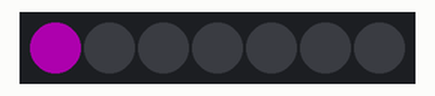
A sketch run on a simulated Arduino Uno, built with avr-gcc and run on an emulated ATmega328P. Parts: 7 RGB LEDs in strip order, left to right. Dim RGB values are drawn brighter than linear.

Above: at 0.01 s.
At 0.46 s:
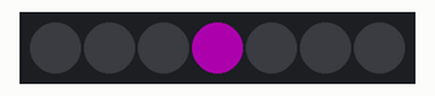
At 0.92 s:
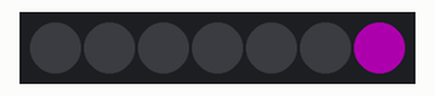
Timing chart, 0 to 40.0 s (numbered marks = the images above):
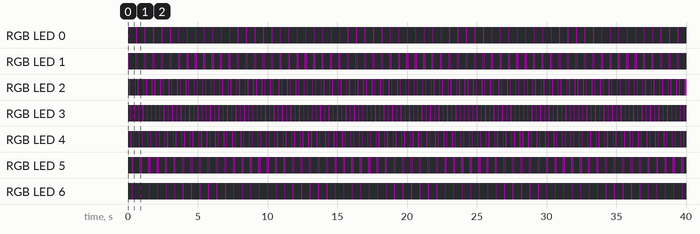

The sketch:

LED.ino
```cpp
#include <microLED.h>

#define STRIP_PIN 2
#define NUMLEDS 7

microLED <NUMLEDS, STRIP_PIN, MLED_NO_CLOCK, LED_WS2812, ORDER_GRB> LEDstrip;

void setup() {

}

void loop() {
for (int i = 0; i <= 6; ++i) {
  LEDstrip.set(i, mHEX(mMagenta));
  LEDstrip.show();
  delay(50);
  LEDstrip.set(i, mHEX(0));
}
for (int i = 5; i >= 1; --i) {
  LEDstrip.set(i, mHEX(mMagenta));
  LEDstrip.show();
  delay(50);
  LEDstrip.set(i, mHEX(0));
}
}
```

Measured:
- by itself, RGB LED 0, RGB LED 6: alternates RGB(50, 0, 50) for 0.05 s and off for 0.56 s
- by itself, RGB LED 1: repeats every 0.61 s: off 0.45 s, RGB(50, 0, 50) 0.05 s, off 0.05 s, RGB(50, 0, 50) 0.05 s
- by itself, RGB LED 2: repeats every 0.61 s: off 0.35 s, RGB(50, 0, 50) 0.05 s, off 0.15 s, RGB(50, 0, 50) 0.05 s
- by itself, RGB LED 3: alternates RGB(50, 0, 50) for 0.05 s and off for 0.25 s
- by itself, RGB LED 4: repeats every 0.61 s: off 0.15 s, RGB(50, 0, 50) 0.05 s, off 0.35 s, RGB(50, 0, 50) 0.05 s
- by itself, RGB LED 5: repeats every 0.61 s: off 0.05 s, RGB(50, 0, 50) 0.05 s, off 0.45 s, RGB(50, 0, 50) 0.05 s
